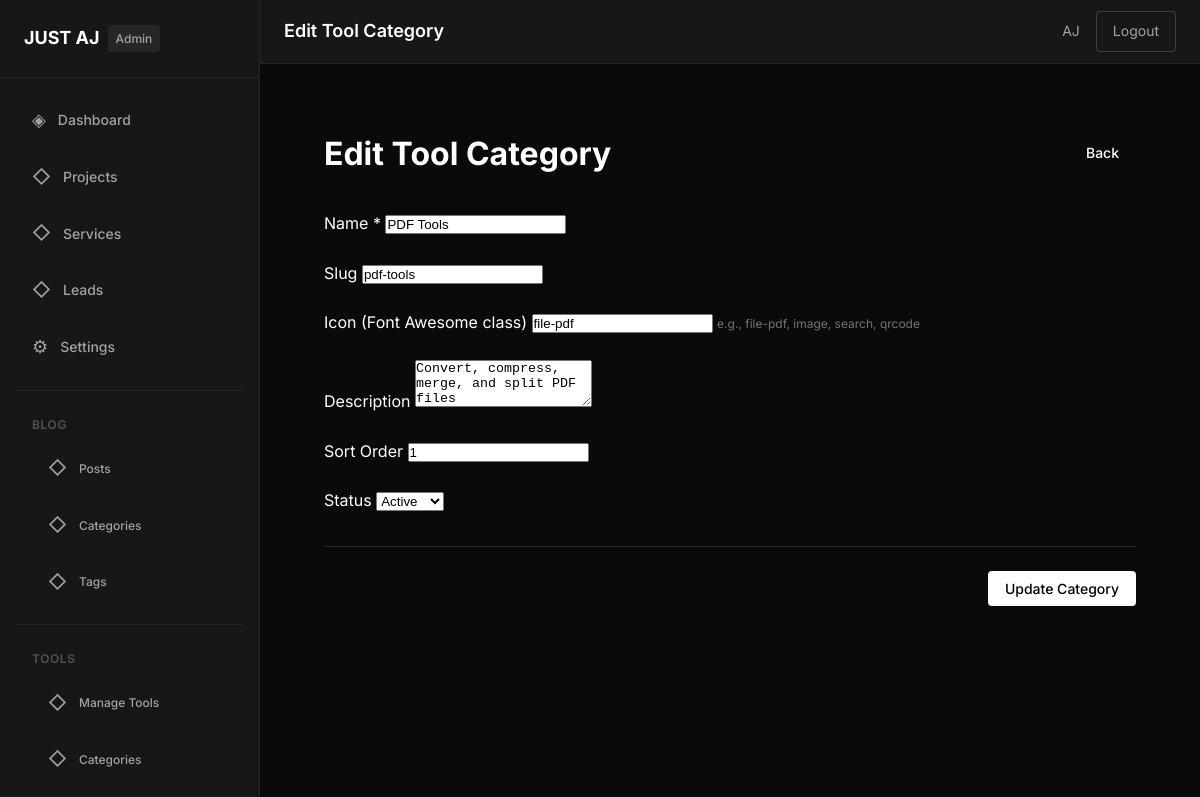
/admin/tools/categories/edit.php?id=1 (signed in), run on the app's committed database.
### tables this page shows
CREATE TABLE `settings` (
    `id` INT(11) NOT NULL AUTO_INCREMENT,
    `setting_key` VARCHAR(255) NOT NULL,
    `setting_value` TEXT,
    PRIMARY KEY (`id`),
    UNIQUE KEY `setting_key` (`setting_key`)
);

CREATE TABLE `tool_categories` (
    `id` INT(11) NOT NULL AUTO_INCREMENT,
    `name` VARCHAR(255) NOT NULL,
    `slug` VARCHAR(255) NOT NULL,
    `icon` VARCHAR(100),
    `description` TEXT,
    `sort_order` INT(11) DEFAULT 0,
    `status` ENUM('active', 'inactive') DEFAULT 'active',
    `created_at` TIMESTAMP DEFAULT CURRENT_TIMESTAMP,
    PRIMARY KEY (`id`),
    UNIQUE KEY `slug` (`slug`),
    KEY `sort_order` (`sort_order`)
);

### includes/functions.php (called while the page is built, shortened)
<?php
function getSetting($key, $default = '') {
    global $pdo;
    $stmt = $pdo->prepare('SELECT setting_value FROM settings WHERE setting_key = ?');
    $stmt->execute([$key]);
    $result = $stmt->fetch();
    return $result ? $result['setting_value'] : $default;
}

### admin/tools/categories/edit.php (the view, shortened to what this page needs)
<?php
require_once __DIR__ . '/../../../includes/db.php';
require_once INCLUDES_PATH . '/functions.php';
$id = (int)($_GET['id'] ?? 0);
$stmt = $pdo->prepare('SELECT * FROM tool_categories WHERE id = ?');
$stmt->execute([$id]);
$category = $stmt->fetch();
include INCLUDES_PATH . '/admin-header.php';
include INCLUDES_PATH . '/admin-sidebar.php';
?>
<div class="admin-content">
    <div class="page-header">
        <h1>Edit Tool Category</h1>
        <a href="index.php" class="btn">Back</a>
    </div>
    <form method="POST" class="admin-form">
        <div class="form-group">
            <label for="name">Name *</label>
            <input type="text" id="name" name="name" required value="<?php echo htmlspecialchars($category['name']); ?>">
        </div>
        <div class="form-group">
            <label for="slug">Slug</label>
            <input type="text" id="slug" name="slug" value="<?php echo htmlspecialchars($category['slug']); ?>">
        </div>
        <div class="form-group">
            <label for="icon">Icon (Font Awesome class)</label>
            <input type="text" id="icon" name="icon" value="<?php echo htmlspecialchars($category['icon']); ?>">
            <span class="form-hint">e.g., file-pdf, image, search, qrcode</span>
        </div>
        <div class="form-group">
            <label for="description">Description</label>
            <textarea id="description" name="description" rows="3"><?php echo htmlspecialchars($category['description']); ?></textarea>
        </div>
        <div class="form-group">
            <label for="sort_order">Sort Order</label>
            <input type="number" id="sort_order" name="sort_order" value="<?php echo $category['sort_order']; ?>">
        </div>
        <div class="form-group">
            <label for="status">Status</label>
            <select id="status" name="status">
                <option value="active" <?php echo $category['status'] === 'active' ? 'selected' : ''; ?>>Active</option>
            </select>
        </div>
        <div class="form-actions">
            <button type="submit" class="btn btn-primary">Update Category</button>
        </div>
    </form>
</div>
<?php include INCLUDES_PATH . '/admin-footer.php'; ?>

### includes/admin-sidebar.php (shortened to what this page needs)
<aside class="admin-sidebar">
                <div class="sidebar-header">
                    <a href="<?php echo SITE_URL; ?>/admin/dashboard.php" class="sidebar-logo">
                        <span class="logo-text"><?php echo htmlspecialchars(getSetting('site_name', 'AJ OS')); ?></span>
                        <span class="logo-badge">Admin</span>
                    </a>
                </div>
                <nav class="sidebar-nav">
                    <ul class="nav-menu">
                        <li class="nav-item">
                            <a href="<?php echo SITE_URL; ?>/admin/dashboard.php" class="nav-link <?php echo $currentPage === 'dashboard' ? 'active' : ''; ?>">
                                <span class="nav-icon">◈</span>
                                Dashboard
                            </a>
                        </li>
                        <li class="nav-item">
                            <a href="<?php echo SITE_URL; ?>/admin/projects/index.php" class="nav-link <?php echo $currentPage === 'projects' ? 'active' : ''; ?>">
                                <span class="nav-icon">◇</span>
                                Projects
                            </a>
                        </li>
                        <li class="nav-item">
                            <a href="<?php echo SITE_URL; ?>/admin/services/index.php" class="nav-link <?php echo $currentPage === 'services' ? 'active' : ''; ?>">
                                <span class="nav-icon">◇</span>
                                Services
                            </a>
                        </li>
                        <li class="nav-item">
                            <a href="<?php echo SITE_URL; ?>/admin/leads/index.php" class="nav-link <?php echo $currentPage === 'leads' ? 'active' : ''; ?>">
                                <span class="nav-icon">◇</span>
                                Leads
                            </a>
                        </li>
                        <li class="nav-item">
                            <a href="<?php echo SITE_URL; ?>/admin/settings.php" class="nav-link <?php echo $currentPage === 'settings' ? 'active' : ''; ?>">
                                <span class="nav-icon">⚙</span>
                                Settings
                            </a>
                        </li>
                    </ul>
                    <div class="nav-divider"></div>
                    <p class="nav-label">Blog</p>
                    <ul class="nav-menu">
                        <li class="nav-item nav-sub">
                            <a href="<?php echo SITE_URL; ?>/admin/blog/posts/" class="nav-link <?php echo $currentPage === 'blog-posts' ? 'active' : ''; ?>">
                                <span class="nav-icon">◇</span>
                                Posts
                            </a>
                        </li>
                        <li class="nav-item nav-sub">
                            <a href="<?php echo SITE_URL; ?>/admin/blog/categories/" class="nav-link <?php echo $currentPage === 'blog-categories' ? 'active' : ''; ?>">
                                <span class="nav-icon">◇</span>
                                Categories
                            </a>
                        </li>
                        <li class="nav-item nav-sub">
                            <a href="<?php echo SITE_URL; ?>/admin/blog/tags/" class="nav-link <?php echo $currentPage === 'blog-tags' ? 'active' : ''; ?>">
                                <span class="nav-icon">◇</span>
                                Tags
                            </a>
                        </li>
                    </ul>
                    <div class="nav-divider"></div>
                    <p class="nav-label">Tools</p>
                    <ul class="nav-menu">
                        <li class="nav-item nav-sub">
                            <a href="<?php echo SITE_URL; ?>/admin/tools/tools/" class="nav-link <?php echo $currentPage === 'tools-manage' ? 'active' : ''; ?>">
                                <span class="nav-icon">◇</span>
                                Manage Tools
                            </a>
                        </li>
                        <li class="nav-item nav-sub">
                            <a href="<?php echo SITE_URL; ?>/admin/tools/categories/" class="nav-link <?php echo $currentPage === 'tool-categories' ? 'active' : ''; ?>">
                                <span class="nav-icon">◇</span>
                                Categories
                            </a>
                        </li>
                    </ul>
                </nav>
            </aside>

### assets/css/admin.css (style rules this page uses)
*, *::before, *::after { box-sizing: border-box; margin: 0; padding: 0; }
:root { --color-black: #000000; --color-white: #ffffff; --color-gray-100: #f5f5f5; --color-gray-200: #e5e5e5; --color-gray-300: #d4d4d4; --color-gray-400: #a3a3a3; --color-gray-500: #737373; --color-gray-600: #525252; --color-gray-700: #404040; --color-gray-800: #262626; --color-gray-900: #171717; --color-dark: #0a0a0a; --font-family: 'Inter', -apple-system, BlinkMacSystemFont, sans-serif; --font-size-xs: 0.75rem; --font-size-sm: 0.875rem; --font-size-base: 1rem; --font-size-lg: 1.125rem; --font-size-xl: 1.25rem; --font-size-2xl: 1.5rem; --font-size-3xl: 1.875rem; --spacing-1: 0.25rem; --spacing-2: 0.5rem; --spacing-3: 0.75rem; --spacing-4: 1rem; --spacing-5: 1.25rem; --spacing-6: 1.5rem; --spacing-8: 2rem; --spacing-10: 2.5rem; --border-radius: 4px; --border-radius-lg: 8px; --transition-fast: 150ms ease; --transition-base: 250ms ease; --sidebar-width: 260px; --header-height: 64px; }
html { scroll-behavior: smooth; }
body { font-family: var(--font-family); font-size: var(--font-size-base); line-height: 1.6; color: var(--color-white); background-color: var(--color-dark); -webkit-font-smoothing: antialiased; }
a { color: inherit; text-decoration: none; }
.admin-sidebar { position: fixed; top: 0; left: 0; width: var(--sidebar-width); height: 100vh; background-color: var(--color-gray-900); border-right: 1px solid var(--color-gray-800); overflow-y: auto; z-index: 100; transition: transform var(--transition-base); }
.sidebar-header { padding: var(--spacing-6); border-bottom: 1px solid var(--color-gray-800); }
.sidebar-logo { display: flex; align-items: center; gap: var(--spacing-2); }
.sidebar-logo .logo-text { font-size: var(--font-size-lg); font-weight: 700; }
.sidebar-logo .logo-badge { font-size: var(--font-size-xs); font-weight: 500; padding: var(--spacing-1) var(--spacing-2); background-color: var(--color-gray-800); border-radius: var(--border-radius); color: var(--color-gray-400); }
.sidebar-nav { padding: var(--spacing-4); }
.nav-menu { list-style: none; }
.nav-item { margin-bottom: var(--spacing-1); }
.nav-link { display: flex; align-items: center; gap: var(--spacing-3); padding: var(--spacing-3) var(--spacing-4); font-size: var(--font-size-sm); font-weight: 500; color: var(--color-gray-400); border-radius: var(--border-radius); transition: all var(--transition-fast); }
.nav-icon { font-size: var(--font-size-lg); }
.nav-divider { height: 1px; background-color: var(--color-gray-800); margin: var(--spacing-4) 0; }
.nav-label { font-size: var(--font-size-xs); font-weight: 600; text-transform: uppercase; letter-spacing: 0.05em; color: var(--color-gray-600); padding: var(--spacing-2) var(--spacing-4); }
.nav-sub .nav-link { padding-left: var(--spacing-8); font-size: var(--font-size-xs); }
.admin-content { flex: 1; padding: var(--spacing-8); }
.btn { display: inline-flex; align-items: center; justify-content: center; padding: var(--spacing-2) var(--spacing-4); font-family: var(--font-family); font-size: var(--font-size-sm); font-weight: 500; border-radius: var(--border-radius); border: 1px solid transparent; cursor: pointer; transition: all var(--transition-fast); text-decoration: none; }
.btn-primary { background-color: var(--color-white); color: var(--color-black); }
.form-group { margin-bottom: var(--spacing-6); }
.form-hint { font-size: var(--font-size-xs); color: var(--color-gray-500); margin-top: var(--spacing-1); }
.form-actions { display: flex; gap: var(--spacing-4); margin-top: var(--spacing-8); }
.page-header { display: flex; align-items: center; justify-content: space-between; margin-bottom: var(--spacing-8); }
.form-actions { display: flex; justify-content: flex-end; gap: var(--spacing-4); margin-top: var(--spacing-8); padding-top: var(--spacing-6); border-top: 1px solid var(--color-gray-800); }
.form-actions .btn { min-width: 140px; }

### data on the page
settings: setting_value "JUST AJ"
tool_categories: name "PDF Tools", slug "pdf-tools", icon "file-pdf", description "Convert, compress, merge, and split PDF files", sort_order "1", status "Active"

### other printed values
$pageTitle "Edit Tool Category"
$currentAdmin['name'] "AJ"
